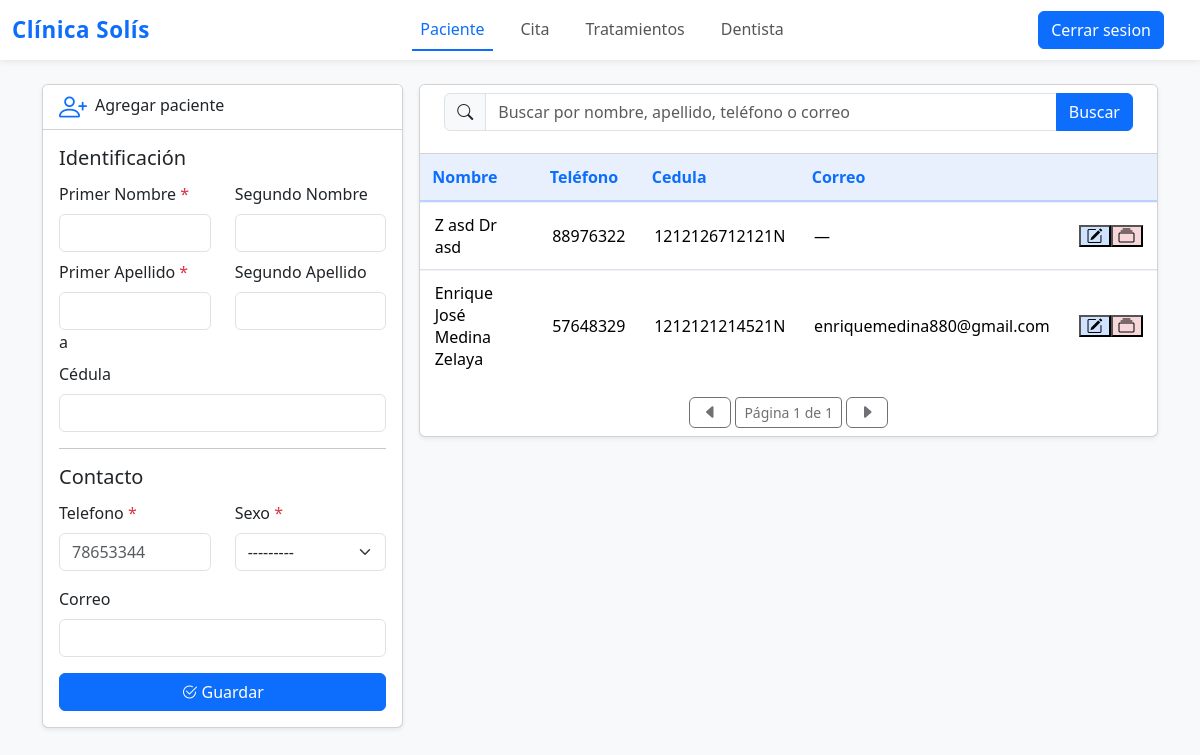
Screenshot of /paciente/ (signed in) with the database file from the repository.
### paciente/models.py (models this page shows, shortened)
class Paciente(models.Model):
    solo_numeros = RegexValidator(
        regex=r'^\d{8}$',
        message='El teléfono debe contener solo números.',
        code='invalid_number'
    )
    nb1 = models.CharField(max_length=30)
    nb2 = models.CharField(max_length=30, blank=True, null=True)
    ap1 = models.CharField(max_length=30)
    ap2 = models.CharField(max_length=30, blank=True, null=True)
    telefono = models.CharField(max_length=8, validators=[solo_numeros], blank=False, null=False)#, default='')
    correo = models.EmailField(blank=True, null=True)
    sexo=models.CharField(max_length=10, choices=[('M','Masculino'),('F','Femenino')])
    fecha_registro = models.DateTimeField(auto_now_add=True)
    cedula=models.CharField(
        max_length=16,
        blank=True,
        null=True,
    )
    es_menor = models.BooleanField(default=False)
    usuario = models.ForeignKey(settings.AUTH_USER_MODEL, on_delete=models.PROTECT, null=True, blank=True)

### paciente/views.py (the view, shortened to what this page needs)
# urls.py: path('paciente/', include('paciente.urls')),
@login_required
def paciente(request):
    if request.method == 'POST':
        accion = request.POST.get('accion')
        paciente_id = request.POST.get('paciente_id')
        if accion == 'guardar':
            form = Formpaciente(request.POST)
            if form.is_valid():
                form.save()
                messages.success(request, "Paciente registrado exitosamente.")
            else:
                for field, errors in form.errors.items():
                    for error in errors:
                        if field == '__all__':
                            messages.error(request, error)
                        else:
                            messages.error(request, f"{error}")
        elif accion == 'editar':
            paciente_obj = get_object_or_404(Paciente, id=paciente_id)
            form = Formpaciente(request.POST, instance=paciente_obj)
            if form.is_valid():
                form.save()
                messages.success(request, "Datos del paciente actualizados.")
            else:
                for field, errors in form.errors.items():
                    for error in errors:
                        if field == '__all__':
                            messages.error(request, error)
                        else:
                            messages.error(request, f"{error}")
        return redirect('paciente')
    else:
        form = Formpaciente()
        q = request.GET.get('q', '').strip()
        pacientes = Paciente.objects.all().order_by('-id').prefetch_related(
            'cita_set',
            'cita_set__estado_cita',
            'plantratamiento_set',
            'plantratamiento_set__tratamiento'
        )
        paginator = Paginator(pacientes, 10)
        page_number = request.GET.get('page')
        page_obj = paginator.get_page(page_number)
        context = {
            'form': form,
            'page_obj': page_obj,
            'q': q,
            'cita': Cita.objects.all(),
            'tratamiento': PlanTratamiento.objects.all(),
        }
        return render(request, 'paciente.html', context)

### paciente/templates/paciente.html (shortened to what this page needs)
{% extends 'base.html' %}
{% block content %}
<div class="row g-3">
    <div class="col-12 col-lg-4">
        <form action method="POST">
            <div class="card shadow-sm">
                <div class="card-header card-header-slim bg-white d-flex">
                    <i class="bi bi-person-plus fs-3 me-2 text-primary"></i>
                    <div class="section-title">Agregar paciente</div>
                </div>
                <div class="card-body">
                    <h6 class="pb-1 fs-5">Identificación</h6>
                    <div class="row">
                        <div class="col-6">
                            <div class="mb-2">
                                <label for="{{ form.nb1.id_for_label }}"
                                    class="form-label">Primer Nombre
                                    {% if form.nb1.field.required %}<span
                                        class="text-danger">*</span>
                                    {% endif %}</label>
                                {{ form.nb1 }}
                            </div>
                        </div>
                        <div class="col-6">
                            <div class="mb-2">
                                <label for="{{ form.nb2.id_for_label }}"
                                    class="form-label">Segundo
                                    Nombre</label>
                                {{ form.nb2 }}
                            </div>
                        </div>
                    </div>
                    <div class="row">
                        <div class="col-6">
                            <div class="mb-2">
                                <label for="{{ form.ap1.id_for_label }}"
                                    class="form-label">Primer Apellido
                                    {% if form.ap1.field.required %}<span
                                        class="text-danger">*</span>
                                    {% endif %}</label>
                                {{ form.ap1 }}
                                a
                            </div>
                        </div>
                        <div class="col-6">
                            <div class="mb-2">
                                <label for="{{ form.ap2.id_for_label }}"
                                    class="form-label">Segundo
                                    Apellido</label>
                                {{ form.ap2 }}
                            </div>
                        </div>
                    </div>
                    <div class="col-12">
                            <div class="mb-2">
                                <label for="{{ form.cedula.id_for_label}}"
                                    class="form-label">Cédula</label>
                                {{ form.cedula }}
                            </div>
                    </div>
                    <hr>
                    <h6 class="pb-1 fs-5">Contacto</h6>
                    <div class="row">
                        <div class="col-6">
                            <div class="mb-2">
                                <label
                                    for="{{ form.telefono.id_for_label }}"
                                    class="form-label">Telefono
                                    {% if form.telefono.field.required %}<span
                                        class="text-danger">*</span>
                                    {% endif %}
                                </label>
                                {{ form.telefono }}
                            </div>
                        </div>
                        <div class="col-6">
                            <div class="mb-3">
                                <label for="{{ form.sexo.id_for_label }}"
                                    class="form-label">
                                    {{ form.sexo.label }}
                                    {% if form.sexo.field.required %}
                                    <span class="text-danger">*</span>
                                    {% endif %}
                                </label>
                                {{ form.sexo }}
                            </div>
                        </div>
                    </div>
                    <div class="mb-2">
                        <label for="{{ form.correo.id_for_label }}"
                            class="form-label">Correo
                        </label>
                        {{ form.correo }}
                    </div>
                    <div class="d-grid mt-3">
                        <button class="btn btn-primary btn" name="accion" value="guardar"><i
                                class="bi bi-check2-circle me-1"></i>Guardar</button>
                    </div>
                </div>
            </div>
        </form>
    </div>
    <div class="col-12 col-lg-8">
        <div class="card shadow-sm">
            <div
                class="card-header card-header-slim bg-white d-flex align-items-center justify-content-between py-2">
                <form method="get" class="flex-grow-1 mx-2 small" role="search">
                    <div class="input-group">
                        <span class="input-group-text">
                            <i class="bi bi-search"></i>
                        </span>
                        <input
                            type="text"
                            class="form-control"
                            name="q"
                            placeholder="Buscar por nombre, apellido, teléfono o correo"
                            value="{{ q }}">
                        <button class="btn btn-primary"
                            type="submit">Buscar</button>
                    </div>
                </form>
            </div>
            <div class="card-body p-0">
                <div class="table-responsive">
                    <table
                        class="table table-hover mb-0 align-middle custom-table">
                        <thead class="table-light">
                            <tr>
                                <th>Nombre</th>
                                <th>Teléfono</th>
                                <th>Cedula</th>
                                <th>Correo</th>
                                <th></th>
                            </tr>
                        </thead>
                        <tbody>
                            {% for c in page_obj %}
                            <tr>
                                <td>
                                    {{c.nb1}}
                                    {% if c.nb2 %}{{ c.nb2 }}{% endif %}
                                    {{ c.ap1 }}
                                    {% if c.ap2 %}{{ c.ap2 }}{% endif %}
                                </td>
                                <td>{% if c.telefono %}{{ c.telefono }}{% else %}—{% endif %}</td>
                                <td>{{ c.cedula }}</td>
                                <td>{% if c.correo %}{{ c.correo }}{% else %}—{% endif %}</td>
                                <td>
                                    <div class="btn-group">
                                        <button class="bg-primary-subtle"
                                        type="button"
                                        title="Editar"
                                        data-bs-toggle="modal"
                                        data-bs-target="#editarModal{{ c.id }}">
                                        <i class="bi bi-pencil-square"></i></button>
                                        <button class="bg-danger-subtle"
                                        type="button"
                                        title="cartilla"
                                        data-bs-toggle="modal"
                                        data-bs-target="#cartillaModal{{ c.id }}">
                                        <i class="bi bi-collection"></i></button>
                                    </div>
                                </td>
                            </tr>
                            {% endfor %}
                        </tbody>
                    </table>
                </div>
                <div class="pagination justify-content-center mt-3 m-2">
                    {% if page_obj.has_previous %}
                        <a class="btn btn-outline-primary bi bi-caret-left-fill me-1" href="?page={{ page_obj.previous_page_number }}&q={{ q }}"></a>
                    {% elif not page_obj.has_previous %}
                        <span class="btn bi bi-caret-left-fill disabled me-1"></span>
                    {% endif %}
                    <span class="btn btn-sm disabled align-items-end">Página {{ page_obj.number }} de {{ page_obj.paginator.num_pages }}</span>
                    {% if page_obj.has_next %}
                        <a class="btn btn-outline-primary bi bi-caret-right-fill ms-1" href="?page={{ page_obj.next_page_number }}&q={{ q }}"></a>
                    {% elif not page_obj.has_next %}
                        <span class="btn bi bi-caret-right-fill disabled ms-1"></span>
                    {% endif %}
                </div>
            </div>
        </div>
    </div>
</div>
{% endblock %}

### templates/base.html (shortened to what this page needs)
<html lang="es">
    <head>
        <link
            href="https://cdn.jsdelivr.net/npm/bootstrap@5.3.3/dist/css/bootstrap.min.css"
            rel="stylesheet">
        <link
            href="https://cdn.jsdelivr.net/npm/bootstrap-icons@1.11.3/font/bootstrap-icons.css"
            rel="stylesheet">
        {% load static %}
        <link rel="stylesheet" href="{% static 'css/navbar.css' %}">
        <link rel="stylesheet" href="{% static 'css/cliente.css' %}">
        <link rel="stylesheet" href="{% static 'styles/styles.css' %}">
    </head>
    <body class="bg-light">
        <nav class="navbar navbar-expand-lg navbar-dark bg-primary">
            <div class="container-fluid">
                <a class="navbar-brand fw-bold"
                    href="{% url 'cita' %}">Clínica Solís</a>
                <div class="collapse navbar-collapse"
                    id="navbarSupportedContent">
                    <ul class="navbar-nav me-auto mb-2 mb-lg-0 mx-auto">
                        <li class="nav-item">
                            <a
                                class="nav-link {% if request.resolver_match.url_name == 'paciente' %}active{% endif %}"
                                href="{% url 'paciente' %}">Paciente</a>
                        </li>
                        <li class="nav-item"> <a
                                class="nav-link {% if request.resolver_match.url_name == 'cita' %}active{% endif %}"
                                href="{% url 'cita' %}">Cita</a></li>
                        <li class="nav-item"><a
                                class="nav-link {% if request.resolver_match.url_name == 'tratamiento' %}active{% endif %}"
                                href="{% url 'tratamiento' %}">Tratamientos</a></li>
                        <li class="nav-item">
                            <a
                                class="nav-link {% if request.resolver_match.url_name == 'dentista' %}active{% endif %}"
                                href="{% url 'dentista' %}">Dentista</a>
                        </li>
                    </ul>
                    <form action="{% url 'logout' %}" method="POST" class="m-0 p-0">
                        <button
                            class="btn btn-primary me-4">Cerrar sesion</button>
                    </form>
                </div>
            </div>
        </nav>
        <div class="container py-4">
            {% block content %}{% endblock %}
        </div>
    </body>
</html>

### static/css/navbar.css (style rules this page uses)
.navbar { background-color: #ffffff !important; box-shadow: 0 2px 6px rgba(0, 0, 0, 0.08); }
.navbar-brand { color: #0d6efd !important; font-size: 1.4rem; letter-spacing: 0.5px; }
.navbar-nav { margin: 0 auto; }
.navbar-nav .nav-link { color: #555 !important; font-weight: 500; margin: 0 10px; transition: color 0.2s ease, border-bottom 0.3s ease; }
.navbar-nav .nav-link.active { color: #0d6efd !important; border-bottom: 2px solid #0d6efd; }

### static/css/cliente.css (style rules this page uses)
.custom-table { border-collapse: separate; border-spacing: 0; width: 100%; }
.custom-table thead th { background-color: #e8f0fe; color: #0d6efd; font-weight: 600; border-bottom: 2px solid #bcd0ff; padding: 0.75rem; }
.custom-table tbody td { padding: 0.7rem 0.9rem; border-top: 1px solid #edf2f7; }
.custom-table tbody tr:last-child td { border-bottom: none; }
.custom-table td:first-child, .custom-table th:first-child { border-left: none; }

### rows the page displays
Paciente: nb1 "Z", nb2 "asd", ap1 "Dr", ap2 "asd", telefono "88976322", cedula "1212126712121N"
Paciente: nb1 "Enrique", nb2 "José", ap1 "Medina", ap2 "Zelaya", telefono "57648329", cedula "1212121214521N", correo "enriquemedina880@gmail.com"

### other values shown
{{ page_obj.number }} "1"
{{ page_obj.paginator.num_pages }} "1"
